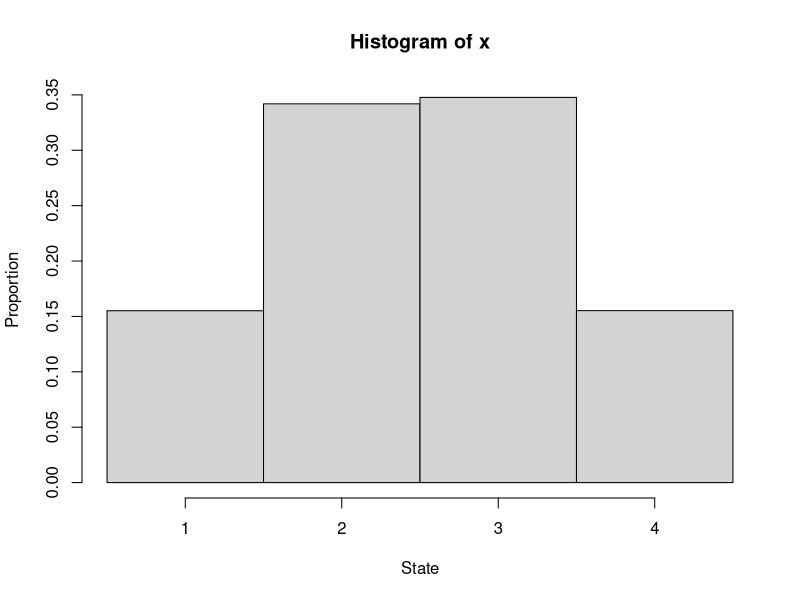
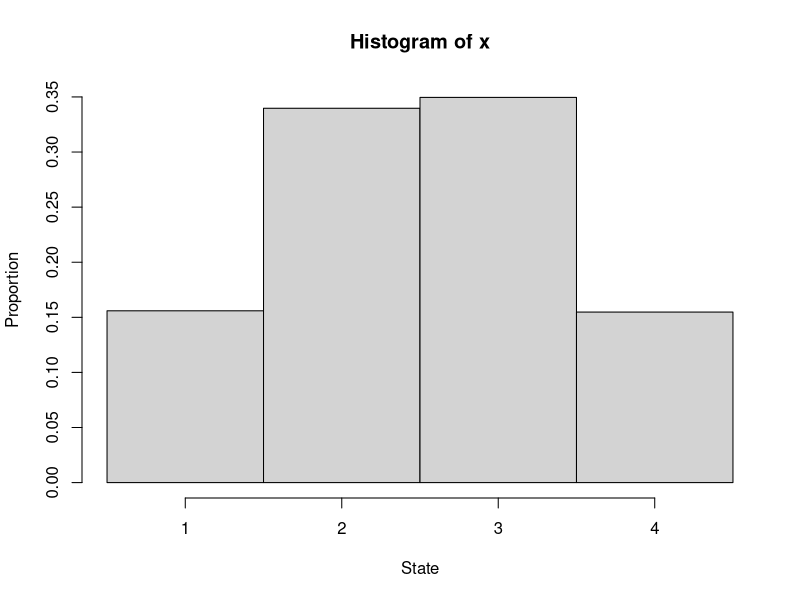
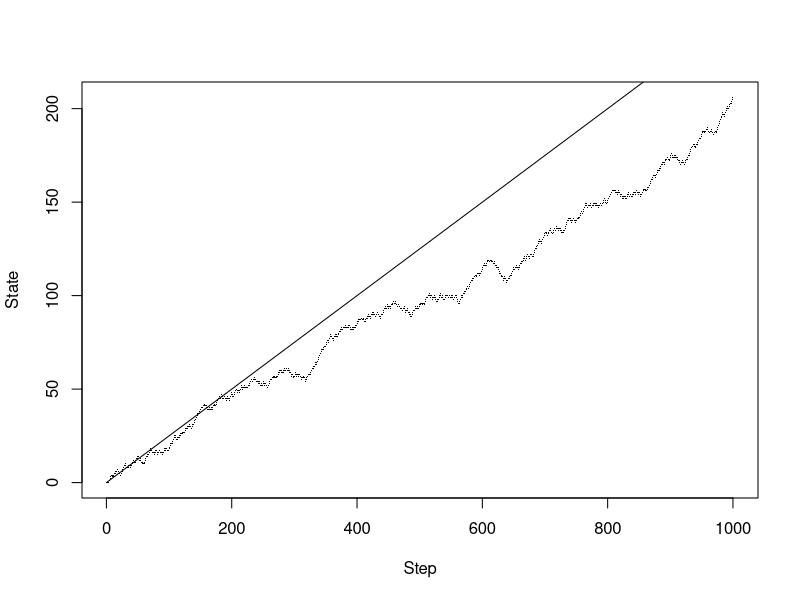
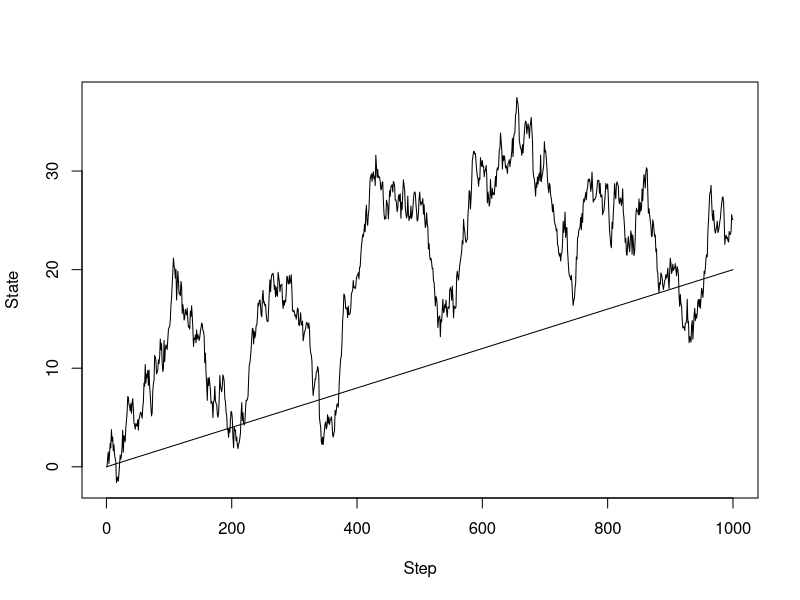
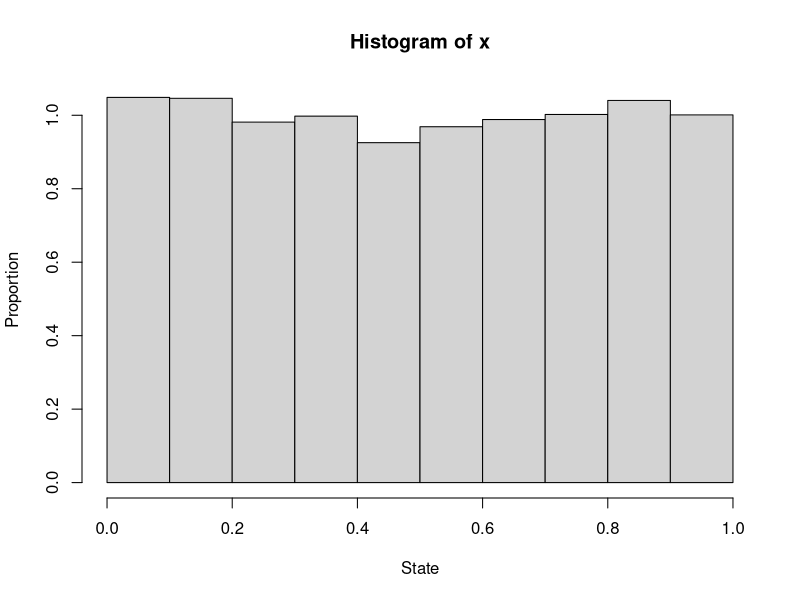
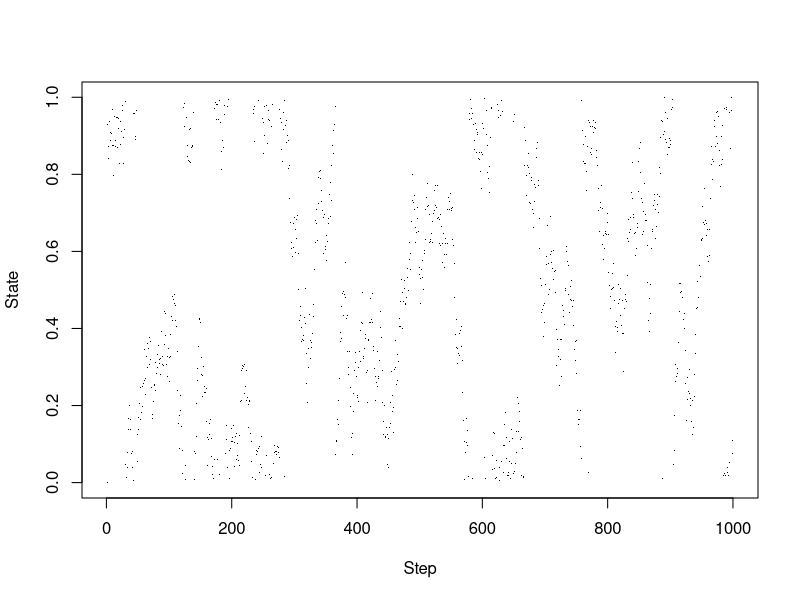
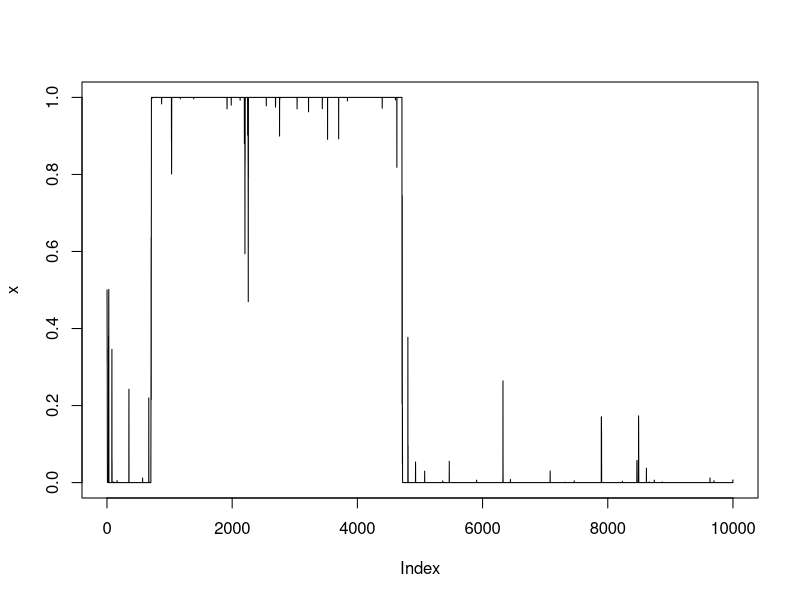
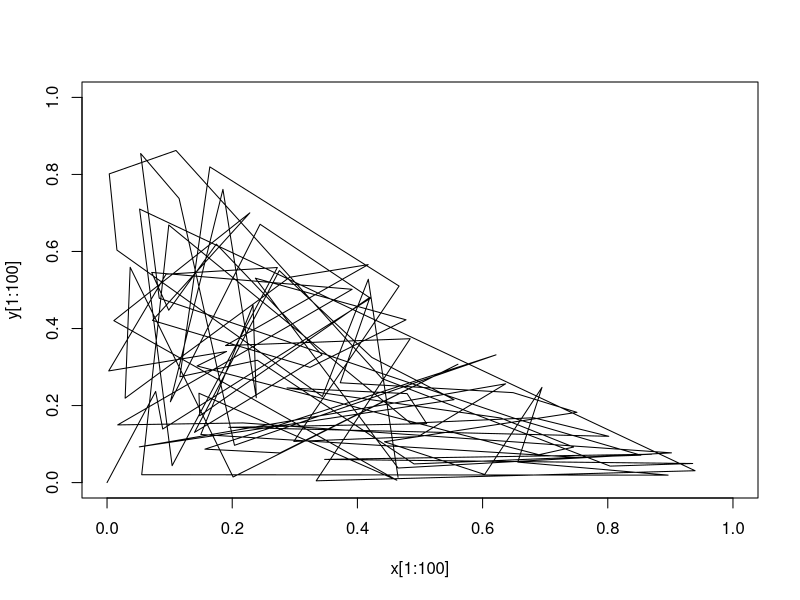

Here is the R script that generated these plots, in order:
### Suess & Trumbo
### Introduction to Probability 
### Simulation and Gibbs Sampling 
### with R
### Chapter 7


## Example 7.1

#Preliminaries
# set.seed(1237)
m = 100000
x = numeric(m);  x[1] = 1

#Simulation
for (i in 2:m)
{
  if (x[i-1] == 1)
     x[i] = sample(1:4, 1, prob=c(.180,.274,.426,.120))
  if (x[i-1] == 2)
     x[i] = sample(1:4, 1, prob=c(.171,.368,.274,.188))
  if (x[i-1] == 3)
     x[i] = sample(1:4, 1, prob=c(.161,.339,.375,.125))
  if (x[i-1] == 4)
     x[i] = sample(1:4, 1, prob=c(.079,.355,.384,.182))
}

#Results
summary(as.factor(x))/m          # Table of proportions
mean(x[1:(m-1)]==2 & x[2:m]==3)  # Est. Proportion of CpG

# Histogram gives same information as bar chart in Fig. 7.1 
hist(x, breaks=0:4+.5, prob=T, xlab="State", ylab="Proportion")


##--Alternative code for 7.1 
##--More 'elegant,' perhaps not as transparent for novice programmers
##--Same result as above for same seed

# set.seed(1237)
m = 100000
x = numeric(m);  x[1] = 1

P = matrix(c(.180,.274,.426,.120,
             .171,.368,.274,.188,
             .161,.339,.375,.125,
             .079,.355,.384,.182), nrow=4, byrow=T)

for (i in 2:m)
  {
  x[i] = sample(1:4, 1, prob=P[x[i-1], ])
  }

summary(as.factor(x))/m          # Table of proportions
mean(x[1:(m-1)]==2 & x[2:m]==3)  # Est. Proportion of CpG
hist(x, breaks=0:4+.5, prob=T, xlab="State", ylab="Proportion")



## Example 7.2 (No code in text; this is transition matrix only)

P = matrix(c(16,   0,   0,   0,   0,   0,
              4,   8,   4,   0,   0,   0,
              1,   4,   4,   4,   2,   1,
              0,   0,   4,   8,   0,   4,
              0,   0,  16,   0,   0,   0,
              0,   0,   0,   0,   0,  16), nrow=6, byrow=T) / 16



## Example 7.3

# set.seed(1237)
m = 1000
d = c(0, sample(c(-1,0,1), m-1, replace=T, c(1/4,1/4,1/2)))
x = cumsum(d)

# Plot similar to Fig. 7.4
plot(x, pch=".", xlab="Step", ylab="State")
lines(c(0,m), c(0,m/4), type="l")



## Example 7.4

# set.seed(1237)
m = 1000;  d = c(0, rnorm(m-1, 0.02, 1));  x = cumsum(d)

# Plot similar to Fig. 7.5 
# (for some seeds, 'fit' to line can be very bad)
plot(x, type="l", xlab="Step", ylab="State")
lines(c(0,m), c(0, 0.02*m), type="l")



## Example 7.5

# set.seed(1212)
m = 50000
d = c(0, runif(m-1, -.1, .1))
x = cumsum(d) %% 1

# Plot similar to Fig. 7.6, but with different seed
hist(x, breaks=10, prob=T, xlab="State", ylab="Proportion")

#--New plot, similar to Fig. 7.7
plot(x[1:1000], pch=".", xlab="Step", ylab="State")



## Example 7.6

# set.seed(1212)
m = 10000
x = numeric(m)
x[1] = .5         # Arbitrary starting value in (0,1)

for (i in 2:m)
{
  x[i] = rbeta(1, .001+3*x[i-1], 3.001-3*x[i-1])
}

plot(x, type="l")



## Example 7.7

# set.seed (1237)
m = 5000;  x = y = numeric(m)
x[1] = y[1] = 0

for (i in 2:m)
{
  x[i] = runif(1, 0, 1-y[i-1])
  y[i] = runif(1, 0, 1-x[i])
}

# Plot similar to Fig. 7.10
plot(x[1:100], y[1:100], type="l", xlim=c(0,1), ylim=c(0,1))

#--New plot, similar to Fig. 7.11 (but with smaller dots)
plot(x, y, pch=".", xlim=c(0,1), ylim=c(0,1))


## Example 7.8

# set.seed(1234);  m = 40000
rho = .8;  sgm = sqrt(1 - rho^2)
xc = yc = numeric(m)             # vectors of state components
xc[1] = -3; yc[1] = 3            # arbitrary starting values
jl = 1; jr = 1                   # left and right limits of proposed jumps

for (i in 2:m)
{
   xc[i] = xc[i-1]; yc[i] = yc[i-1]      # if jump rejected
   xp = runif(1, xc[i-1]-jl, xc[i-1]+jr) # proposed x coord
   yp = runif(1, yc[i-1]-jl, yc[i-1]+jr) # proposed y coord
   nmtr = dnorm(xp)*dnorm(yp, rho*xp, sgm)
   dntr = dnorm(xc[i-1])*dnorm(yc[i-1], rho*xc[i-1], sgm)
   r = nmtr/dntr                         # density ratio
   acc = (min(r, 1) > runif(1))          # jump if acc == T
   if (acc) {xc[i] = xp; yc[i] = yp}
}

x = xc[(m/2+1):m];  y = yc[(m/2+1):m]    # states after burn-in
round(c(mean(x), mean(y), sd(x), sd(y), cor(x,y)), 4)
mean(diff(x)==0)                         # proportion or proposals rejected
mean(pmax(x,y) >= 1.25)                  # prop. of subj. getting certificates

# 2-panel plot, similar to upper half of Fig. 7.13
par(mfrow = c(1,2), pty="s")
  plot(xc[1:100], yc[1:100], xlim=c(-4,4), ylim=c(-4,4), type="l")
  plot(x, y, xlim=c(-4,4), ylim=c(-4,4), pch=".")
par(mfrow = c(1,1), pty="m")


## Example 7.9

# set.seed(1235);  m = 20000
rho = .8;  sgm = sqrt(1 - rho^2)
xc = yc = numeric(m)       # vectors of state components
xc[1] = -3;  yc[1] = 3     # arbitrary starting values

for (i in 2:m)
{
   xc[i] = rnorm(1, rho*yc[i-1], sgm)
   yc[i] = rnorm(1, rho*xc[i], sgm)
}
  
x = xc[(m/2+1):m];  y = yc[(m/2+1):m]    # states after burn-in
round(c(mean(x), mean(y), sd(x), sd(y), cor(x,y)), 4)
best = pmax(x,y);  mean(best >= 1.25)    # proportion getting certif.
summary(best)

# 2-panel plot, similar to lower half of Fig. 7.13
par(mfrow = c(1,2), pty="s")
  hist(best, prob=T, col="wheat", main="")
    abline(v = 1.25, lwd=2, col="red")
  plot(x, y, xlim=c(-4,4), ylim=c(-4,4), pch=".")
    lines(c(-5, 1.25, 1.25), c(1.25, 1.25, -5), lwd=2, col="red")
par(mfrow = c(1,1), pty="m")


## ----------



## Problem 7.4

m = 10000             # number of runs
step.a = numeric(m)   # steps when absorption occurs
state.a = numeric(m)  # states where absorbed

for (j in 1:m)
{
   x <- 3  # initial state
     # in loop length of x increases to record states visited
   a = 0

   while(a==0)
   {
      i = length(x)  # current state
      # conditions below determine next state
      if (x[i]==1)  x = c(x, 1)
      if (x[i]==2)
         x = c(x, sample(1:6, 1, prob=c(4,8,4,0,0,0)))
      if (x[i]==3)
         x = c(x, sample(1:6, 1, prob=c(1,4,4,4,2,1)))
      if (x[i]==4)
         x = c(x, sample(1:6, 1, prob=c(0,0,4,8,0,4)))
      if (x[i]==5)  x = c(x, 3)
      if (x[i]==6)  x = c(x, 6)
      # condition below determines when absorbed
      if (length(x[x==1 | x==6]) > 0) a = i + 1
   }

   step.a[j] = a  # absorption step for jth run
   state.a[j] = x[length(x)]   # absorption state for jth run
}


hist(step.a)                   # simulated distribution of absorption times
mean(step.a)                   # mean time to absorption
quantile(step.a, .95)          # 95% of runs absorbed by this step
summary(as.factor(state.a))/m  # dist'n of absorption states



## Problem 7.11

# set.seed(1237)
m = 10000
d = sample(c(-1,0,1), m, replace=T, c(1/2,1/4,1/4))
x = numeric(m); x[1] = 0

for (i in 2:m)
{
  x[i] = abs(x[i-1] + d[i])
}

summary(as.factor(x))
cutp=0:(max(x)+1) - .5
hist(x, breaks=cutp, prob=T)



## Problem 7.12

# set.seed(1212)
m = 10000
x = numeric(m);  x[1] = 0

for (i in 2:m)
{
  drift = (2/8)*sign(x[i-1]);  p = c(3/8+drift, 2/8, 3/8-drift)
  x[i] = x[i-1] + sample(c(-1,0,1), 1, replace=T, prob=p)
}

summary(as.factor(x))
par(mfrow=c(2,1))  
  plot(x, type="l")
  cutp = seq(min(x), max(x)+1)-.5;  hist(x, breaks=cutp, prob=T)
par(mfrow=c(1,1))



## Problem 7.16

# set.seed(1212)
m = 5000
e = c(0, 1, 0);  f = c(0, 0, 1)
k = sample(1:3, m, replace=T)
x = numeric(m);  y = numeric(m)
x[1] = 1/2;  y[1] = 1/2

for (i in 2:m)
{
  x[i] = .5*(x[i-1] + e[k[i-1]])
  y[i] = .5*(y[i-1] + f[k[i-1]])
}

plot(x,y,pch=20) 



## Problem 7.17 
# Slightly changed from the text to make a higher-resolution
# image on screen than would be suitable for book production

m = 100000  # Text has 30K
a = c(0, .85, .2, -.15);   b = c(0, .04, -.26, .28)
c = c(0, -.04, .23, .26);  d = c(.16, .85, .22, .24)
e = c(0, 0, 0, 0);         f = c(0, 1.6, 1.6, .44)
p = c(.01, .85, .07, .07)
k = sample(1:4, m, repl=T, p)
h = numeric(m);  w = numeric(m);  h[1] = 0;  w[1] = 0

for (i in 2:m)
{
  h[i] = a[k[i]]*h[i-1] + b[k[i]]*w[i-1] + e[k[i]]
  w[i] = c[k[i]]*h[i-1] + d[k[i]]*w[i-1] + f[k[i]]
}

plot(w, h, pch=".", col="darkgreen")  # Text has 'pch=20'


## Problem 7.19

set.seed(2008)
m = 100000; xc = yc = numeric(m); xc[1] = 3; yc[1] = -3
rho = .8; sgm = sqrt(1 - rho^2); jl = 1.25; jr = .75

for (i in 2:m)
{
    xc[i] = xc[i-1]; yc[i] = yc[i-1] # if no jump
    xp = runif(1, xc[i-1]-jl, xc[i-1]+jr)
    yp = runif(1, yc[i-1]-jl, yc[i-1]+jr)
    
    nmtr.r = dnorm(xp)*dnorm(yp, rho*xp, sgm)
    dntr.r = dnorm(xc[i-1])*dnorm(yc[i-1], rho*xc[i-1], sgm)
    
    nmtr.adj = dunif(xc[i-1], xp-jl, xp+jr)*
                 dunif(yc[i-1], yp-jl, yp+jr)
    dntr.adj = dunif(xp, xc[i-1]-jl, xc[i-1]+jr)*
                 dunif(yp, yc[i-1]-jl, yc[i-1]+jr)
    r = nmtr.r/dntr.r; adj = nmtr.adj/dntr.adj
    
    acc = (min(r*adj, 1) > runif(1))
    if (acc) {xc[i] = xp; yc[i] = yp}
}

x = xc[(m/2+1):m];  y = yc[(m/2+1):m]
round(c(mean(x), mean(y), sd(x), sd(y), cor(x,y)), 4)
mean(diff(xc)==0);  mean(pmax(x, y) > 1.25)

# Makes 2-panel plot, similar to upr-right & lwr-left in Fig. 7.17
par(mfrow=c(1,2), pty="s")
  jump = diff(unique(x)); hist(jump, prob=T, col="wheat")
  plot(x, y, xlim=c(-4,4), ylim=c(-4,4), pch=".")
par(mfrow=c(1,1), pty="m")















